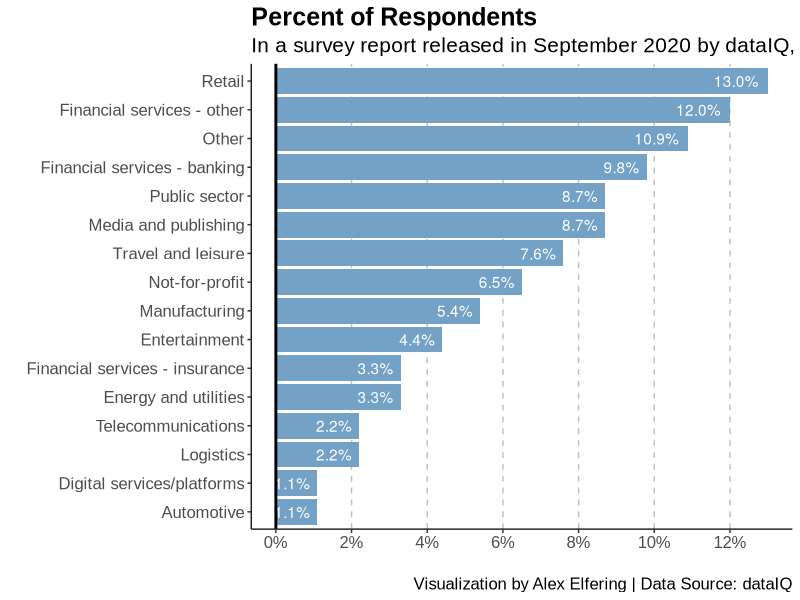

Source code (R):
# makeover monday
# week 41 - Survey Respodents by Industry

library(dplyr)
library(tidyr)
library(ggplot2)
library(tidyverse)
library(scales)

setwd("~/Documents/GitHub/Makeover-Monday-Challenges/2020 Week 41 - Survey Respondents")

book1 <- read.csv('Book1.csv')

head(book1)
str(book1)

# Data cleaning
new_col_names <- c('Industry.Sector', 'Percent')
colnames(book1) <- new_col_names

book1_pct <- dplyr::mutate(book1, Percent.Respondents = Percent/100)

max_percent <- max(book1_pct$Percent.Respondents)

ggplot(book1_pct,
       aes(x = reorder(Industry.Sector, Percent.Respondents),
           y = Percent.Respondents,
           label = percent(Percent.Respondents))) +
  geom_bar(stat = 'identity',
           position = 'identity', 
           fill = '#73a2c6') +
  coord_flip() +
  geom_text(aes(hjust = 1.2), color = "white") +
  geom_hline(yintercept = 0,
             size = 1) +
  scale_y_continuous(limits=c(0,max_percent),
                     breaks = seq(0, max_percent, by = 0.02),
                     labels = percent) +
  labs(x = '',
       y = '',
       title = 'Percent of Respondents',
       subtitle = 'In a survey report released in September 2020 by dataIQ, 13% of organizations were from retail. ',
       caption = 'Visualization by Alex Elfering | Data Source: dataIQ') +
  theme(plot.title = element_text(face = 'bold', size = 18, family = 'Arial'),
        legend.position = 'top',
        legend.background=element_blank(),
        legend.key=element_blank(),
        legend.text = element_text(size = 12, family = 'Arial'),
        legend.title = element_text(size = 12, family = 'Arial'),
        plot.subtitle = element_text(size = 15, family = 'Arial'),
        plot.caption = element_text(size = 12, family = 'Arial'),
        axis.title = element_text(size = 12, family = 'Arial'),
        axis.text = element_text(size = 12, family = 'Arial'),
        strip.text = ggplot2::element_text(size = 12, hjust = 0, face = 'bold', color = 'black', family = 'Arial'),
        strip.background = element_rect(fill = NA),
        panel.background = ggplot2::element_blank(),
        axis.line = element_line(colour = "#222222", linetype = "solid"),
        panel.grid.major.y = ggplot2::element_blank(),
        panel.grid.major.x = element_line(colour = "#c1c1c1", linetype = "dashed")) 
